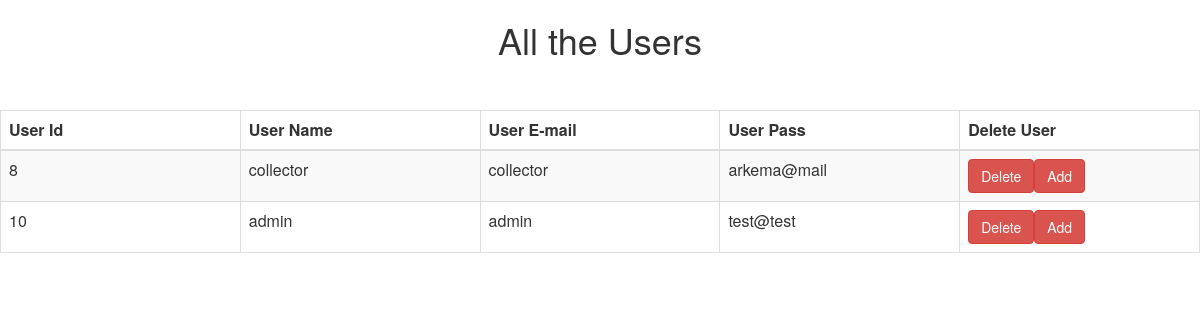
/collector/view_users.php, run on the app's committed database.
### tables this page shows
CREATE TABLE `users` (
  `id` int(10) NOT NULL,
  `username` varchar(50) NOT NULL,
  `password` varchar(50) NOT NULL,
  `useremail` varchar(50) NOT NULL,
  `userrole` varchar(50) NOT NULL
);

### collector/view_users.php (the view, shortened to what this page needs)
<html>
<head lang="en">
    <link type="text/css" rel="stylesheet" href="bootstrap-3.2.0-dist\css\bootstrap.css">
</head>
<body>
<div class="table-scrol">
    <h1 align="center">All the Users</h1>
<div class="table-responsive">
    <table class="table table-bordered table-hover table-striped" style="table-layout: fixed">
        <thead>
        <tr>
            <th>User Id</th>
            <th>User Name</th>
            <th>User E-mail</th>
            <th>User Pass</th>
            <th>Delete User</th>
        </tr>
        </thead>
        <?php
        include("database/db_conection.php");
        $view_users_query="select * from users";
        $run=mysqli_query($dbcon,$view_users_query);
        while($row=mysqli_fetch_array($run))
        {
            $user_id=$row[0];
            $user_name=$row[1];
            $user_email=$row[2];
            $user_pass=$row[3];
        ?>
        <tr>
            <td><?php echo $user_id;  ?></td>
            <td><?php echo $user_name;  ?></td>
            <td><?php echo $user_email;  ?></td>
            <td><?php echo $user_pass;  ?></td>
            <td><a href="delete.php?del=<?php echo $user_id ?>"><button class="btn btn-danger">Delete</button><button class="btn btn-danger">Add</button></a></td>
        </tr>
        <?php } ?>
    </table>
        </div>
</div>
</body>
</html>

### collector/view_users.php (style rules this page uses)
.table { margin-top: 50px; }

### data on the page
users: id "8", username "collector", password "collector", useremail "arkema@mail"
users: id "10", username "admin", password "admin", useremail "test@test"
